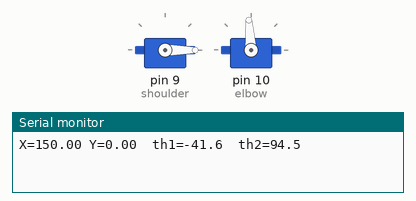
This sketch was run on a simulated Arduino Uno, built with avr-gcc and run on an emulated ATmega328P. Parts: 2 × servo, the last lines printed to the serial monitor.

Above: at 0.05 s.
At 4.0 s:
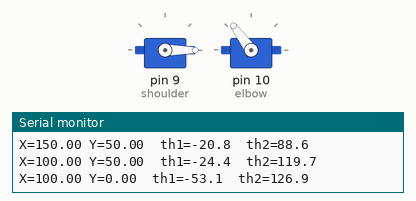
Timing chart, 0 to 5.2 s (numbered marks = the images above):
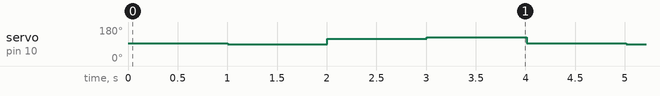

Measured:
- by itself, servo on pin 10 (elbow): repeats every 4.0 s: 119° 1.0 s, 126° 1.0 s, 94° 1.0 s, 88° 1.0 s

The sketch:

robot_arm_ik_473.ino
```cpp
// snippet: robot_arm_ik_473
// tags: robot, arm, ik, inverse-kinematics, servo, math
// boards: avr, megaavr, nano33iot, rp2040
// not-tags: romi32u4
// library: Servo
// description: 2-DOF IK with reachability guard: if target distance > L1+L2 (25cm) or < |L1-L2| (5cm), print "UN…
// prompts: 2-dof, reachability, guard, target, distance, l1+l2
// verified: compile-only
// source: kd-generated (id 473)
// exact-include: Servo.h, math.h

#include <Servo.h>
#include <math.h>

// ---- CONFIGURE: replace with your actual link lengths ----
const float L1 = 120.0f;  // upper arm length (mm)
const float L2 = 100.0f;  // forearm length (mm)
// ----------------------------------------------------------

Servo shoulder;
Servo elbow;

// Returns true if target is reachable; writes joint angles in degrees to th1, th2
bool ik2dof(float x, float y, float& th1, float& th2) {
  float r2 = x * x + y * y;
  float cosT2 = (r2 - L1 * L1 - L2 * L2) / (2.0f * L1 * L2);
  if (cosT2 < -1.0f || cosT2 > 1.0f) return false;  // out of reach

  float t2 = acos(cosT2);                              // elbow-up solution
  float t1 = atan2(y, x) - atan2(L2 * sin(t2), L1 + L2 * cos(t2));

  th1 = t1 * 180.0f / PI;
  th2 = t2 * 180.0f / PI;
  return true;
}

void setup() {
  Serial.begin(9600);
  shoulder.attach(9);
  elbow.attach(10);
}

void loop() {
  // trace a small square in XY space
  float targets[][2] = {{150, 0}, {150, 50}, {100, 50}, {100, 0}};

  for (auto& pt : targets) {
    float th1, th2;
    if (ik2dof(pt[0], pt[1], th1, th2)) {
      shoulder.write(constrain((int)th1, 0, 180));
      elbow.write(constrain((int)th2, 0, 180));
      Serial.print("X="); Serial.print(pt[0]);
      Serial.print(" Y="); Serial.print(pt[1]);
      Serial.print("  th1="); Serial.print(th1, 1);
      Serial.print("  th2="); Serial.println(th2, 1);
    } else {
      Serial.println("UNREACHABLE");
    }
    delay(1000);
  }
}
```
